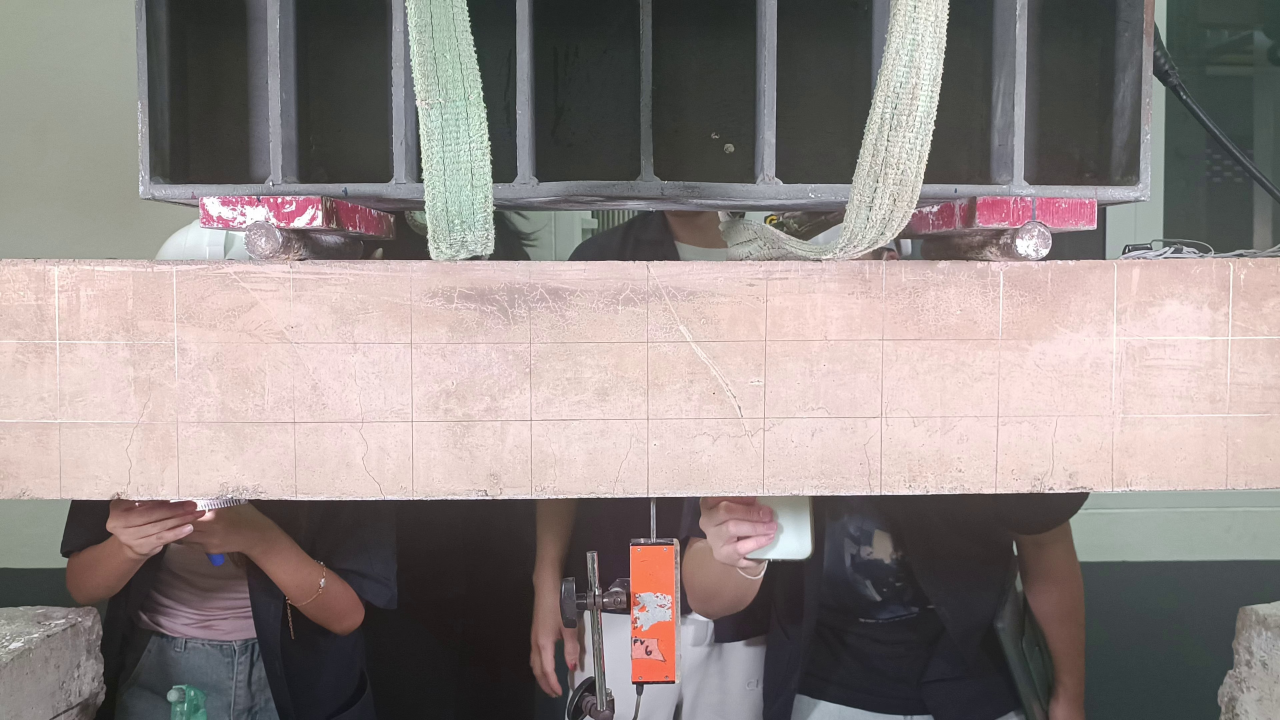
#> input picture code/images/frame_0013.jpg, 3840 x 2160 px (shown at 1/3 size)
$ python crack_seg_000.py
#> lines starting #> are read from the running program, lines starting #| are printed output that depends on the picture; after the words box and inside, x2 and y2 are one past the last pixel; in counts of white or black regions, pixels touching at a corner belong together
import cv2
import numpy as np
import matplotlib.pyplot as plt

# Load the image
image_path = '../images/frame_0013.jpg'
image = cv2.imread(image_path)
#> image is the input picture: shape (2160, 3840, 3); mean B, G, R 131.4, 133.8, 143.1
height, width, _ = image.shape
#> height = 2160; width = 3840

# Define the bounding box coordinates
points = [(0, 775), (3833, 775), (3833, 1496), (0, 1496)]
pts = np.array(points, np.int32).reshape((-1, 1, 2))

# Create a mask for the bounding box
mask = np.zeros_like(image)
cv2.fillPoly(mask, [pts], (255, 255, 255))
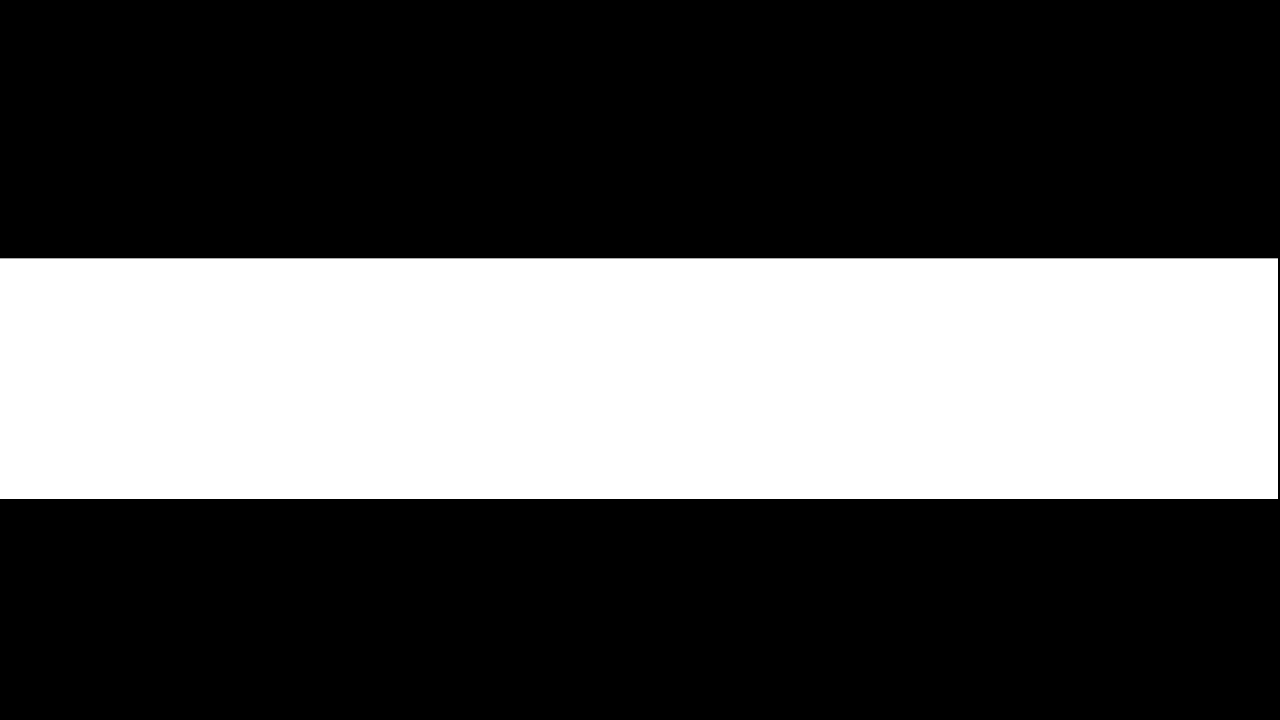
#> mask: shape (2160, 3840, 3) (shown at 1/3 size); 33.4% white; 1 white region, box (x1, y1, x2, y2) and area: (0, 775, 3834, 1497) 2768148
masked_image = cv2.bitwise_and(image, mask)

# Convert to grayscale and apply adaptive thresholding
gray = cv2.cvtColor(masked_image, cv2.COLOR_BGR2GRAY)
thresh = cv2.adaptiveThreshold(gray, 255, cv2.ADAPTIVE_THRESH_GAUSSIAN_C,
                               cv2.THRESH_BINARY_INV, 11, 2)
#> thresh: shape (2160, 3840); 10.1% white in thin lines or dots, all inside (x1, y1, x2, y2) = (0, 770, 3839, 1502)

# Morphological operations to enhance cracks
kernel = np.ones((3, 3), np.uint8)
closing = cv2.morphologyEx(thresh, cv2.MORPH_CLOSE, kernel, iterations=2)
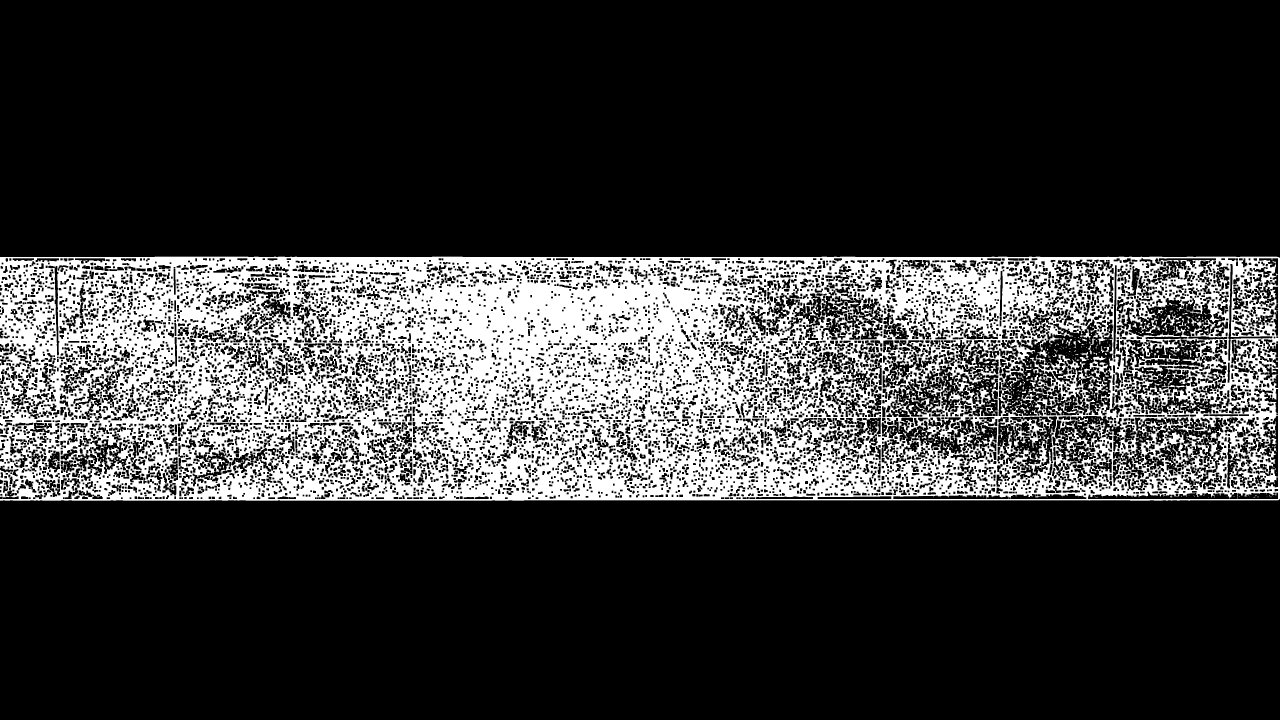
#> closing: shape (2160, 3840) (shown at 1/3 size); 21.9% white; 857 white regions (698 under 20 px), largest, box (x1, y1, x2, y2) and area: (0, 770, 3840, 1502) 1805353, (3268, 1069, 3327, 1133) 1387, (316, 1342, 356, 1402) 798

# Edge detection
edges = cv2.Canny(closing, 50, 150)
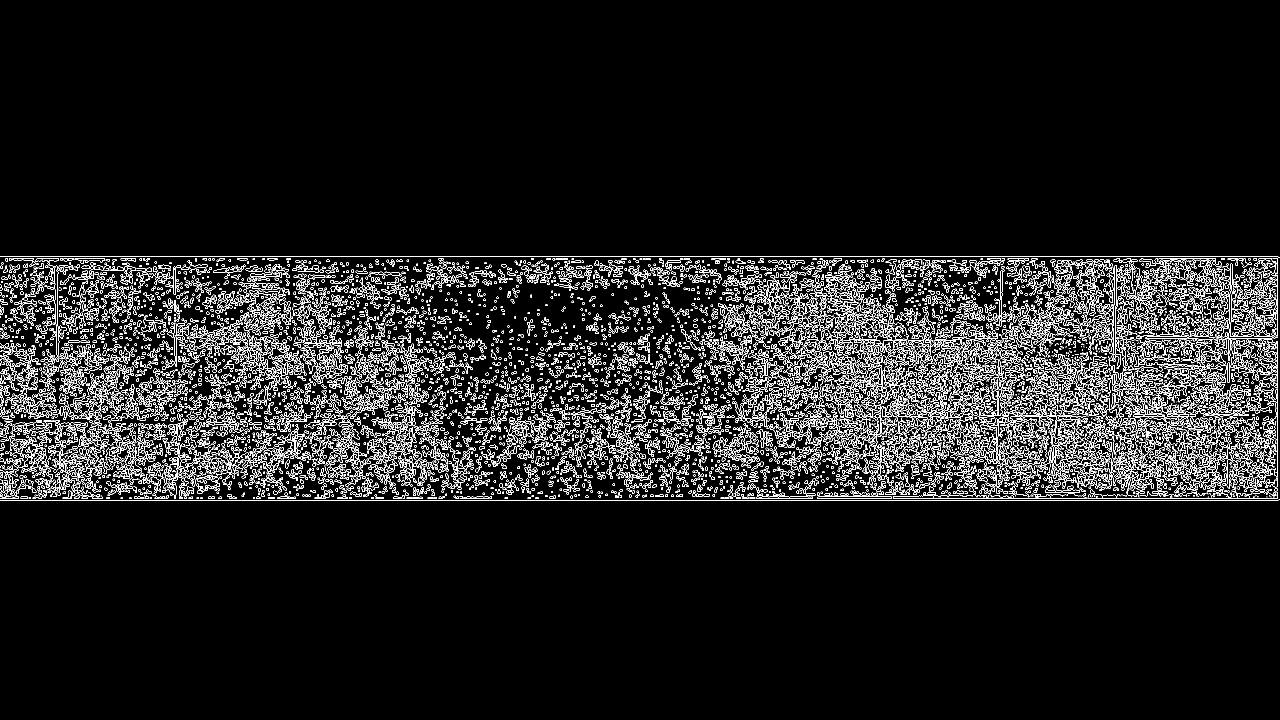
#> edges: shape (2160, 3840) (shown at 1/3 size); 4.5% white in thin lines or dots, all inside (x1, y1, x2, y2) = (0, 769, 3840, 1502)

# Find contours and filter them
contours, _ = cv2.findContours(edges, cv2.RETR_EXTERNAL, cv2.CHAIN_APPROX_SIMPLE)
#> contours = 13292 contours, 7370 with area under 20; largest, box (x1, y1, x2, y2) and area: (2452, 1488, 2674, 1497) 1459, (2998, 812, 3008, 960) 849, (3759, 800, 3814, 833) 656, (3505, 1154, 3561, 1186) 540, (3227, 778, 3268, 802) 476
base_line_y = 1496

for contour in contours:
    x, y, w, h = cv2.boundingRect(contour)
    aspect_ratio = float(w) / h
    if 0.1 < aspect_ratio < 10.0 and y + h < base_line_y - 10:
        cv2.drawContours(image, [contour], -1, (255, 0, 0), 2)
#> this loop made 13292 passes
#> (x, y, w, h, aspect_ratio) on passes 1, 3, 4: (0, 1497, 3840, 5, 768), (687, 1492, 7, 5, 1.4), (2248, 1491, 17, 6, 2.83)
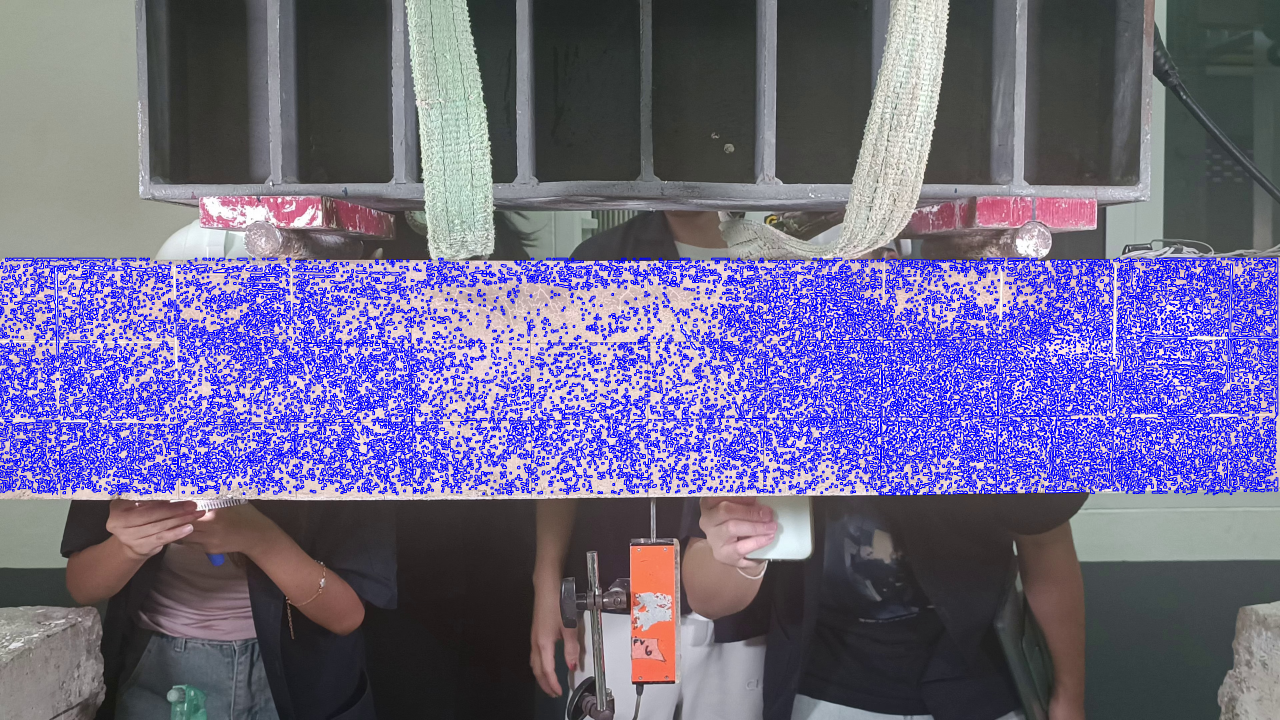
#> image: shape (2160, 3840, 3) (shown at 1/3 size); mean B, G, R 138, 103.3, 109.3

# Display results
plt.imshow(cv2.cvtColor(image, cv2.COLOR_BGR2RGB))
plt.axis('off')
plt.show()

# Save the output image
cv2.imwrite('crack_segmentation_output.png', image)

$ run again, with code/images/frame_0000.jpg copied over code/images/frame_0013.jpg
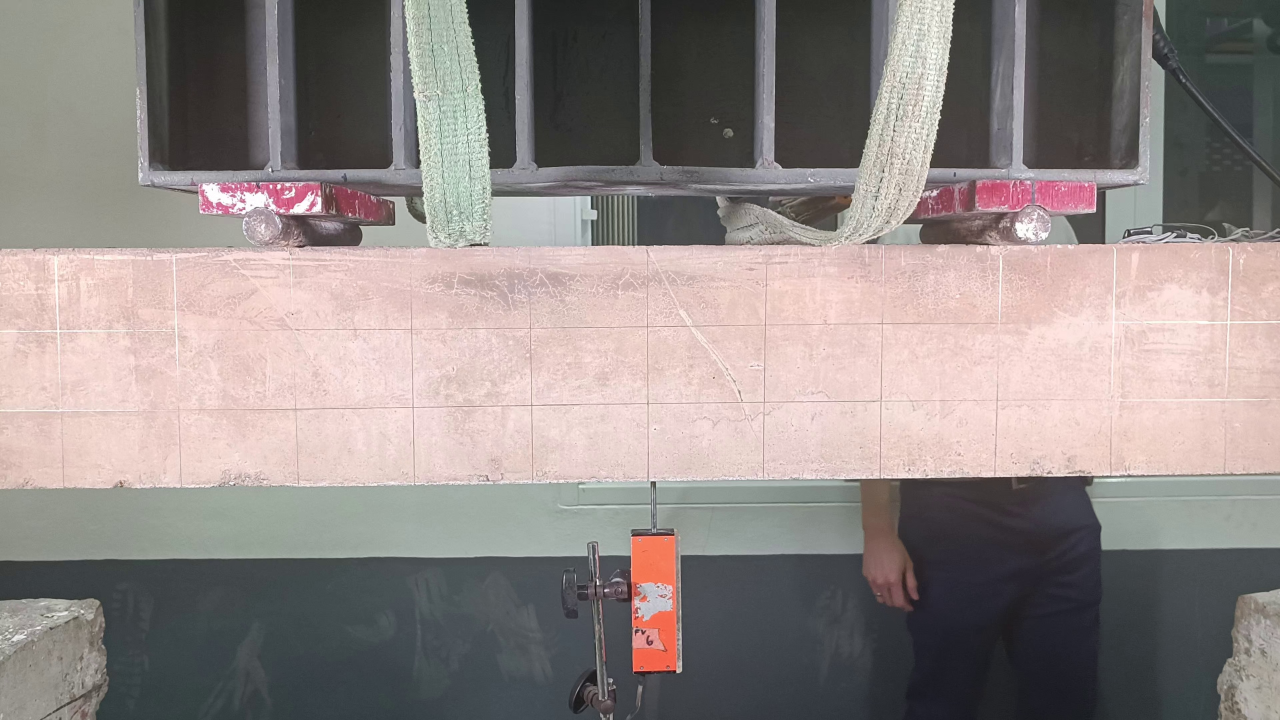
#> input picture code/images/frame_0000.jpg, 3840 x 2160 px (shown at 1/3 size)
#> image is the input picture: shape (2160, 3840, 3); mean B, G, R 133.5, 135.9, 144.7
#> mask: shape (2160, 3840, 3); 33.4% white; 1 white region, box (x1, y1, x2, y2) and area: (0, 775, 3834, 1497) 2768148
#> `thresh = cv2.adaptiveThreshold(gray, 255, cv2.ADAPTIVE_THRESH_GAUSSIAN..`:
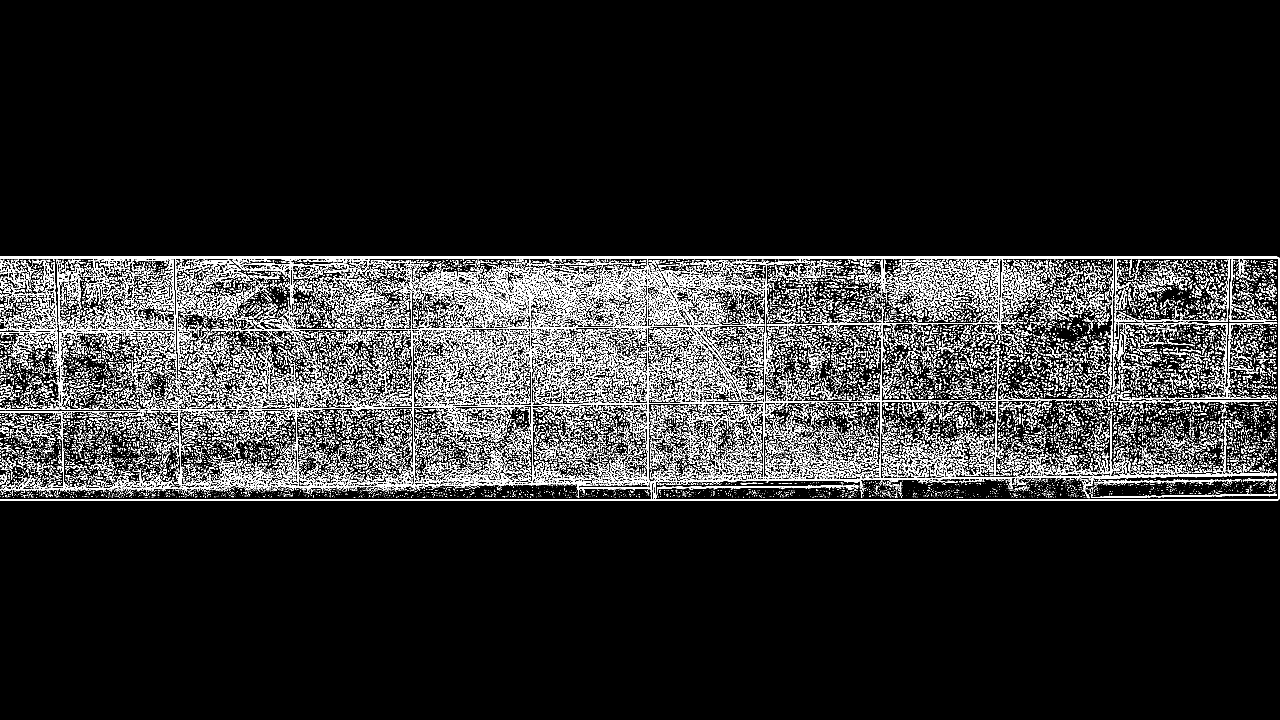
#> thresh: shape (2160, 3840) (shown at 1/3 size); 9.4% white; 35600 white regions (26448 under 20 px), largest, box (x1, y1, x2, y2) and area: (0, 770, 3839, 1502) 38538, (1947, 785, 3831, 1495) 21003, (465, 778, 2069, 1472) 20586
#> closing: shape (2160, 3840); 19.3% white; 2159 white regions (1809 under 20 px), largest, box (x1, y1, x2, y2) and area: (0, 770, 3840, 1502) 1563333, (3072, 1040, 3132, 1112) 1059, (102, 1151, 158, 1196) 892
#> edges: shape (2160, 3840); 4.7% white in thin lines or dots, all inside (x1, y1, x2, y2) = (0, 769, 3840, 1502)
#> contours = 14281 contours, 9758 with area under 20; largest, box (x1, y1, x2, y2) and area: (3428, 1485, 3834, 1497) 3162, (3683, 774, 3695, 949) 966, (3008, 774, 3317, 806) 965, (1735, 1454, 1827, 1463) 567, (2085, 774, 2208, 789) 558
#> the loop `for contour in contours:` made 14281 passes
#> (x, y, w, h, aspect_ratio) on passes 1, 2, 6: (0, 1497, 3840, 5, 768), (2440, 1492, 46, 5, 9.2), (3253, 1491, 8, 6, 1.33)
#> after the loop `for contour in contours:`:
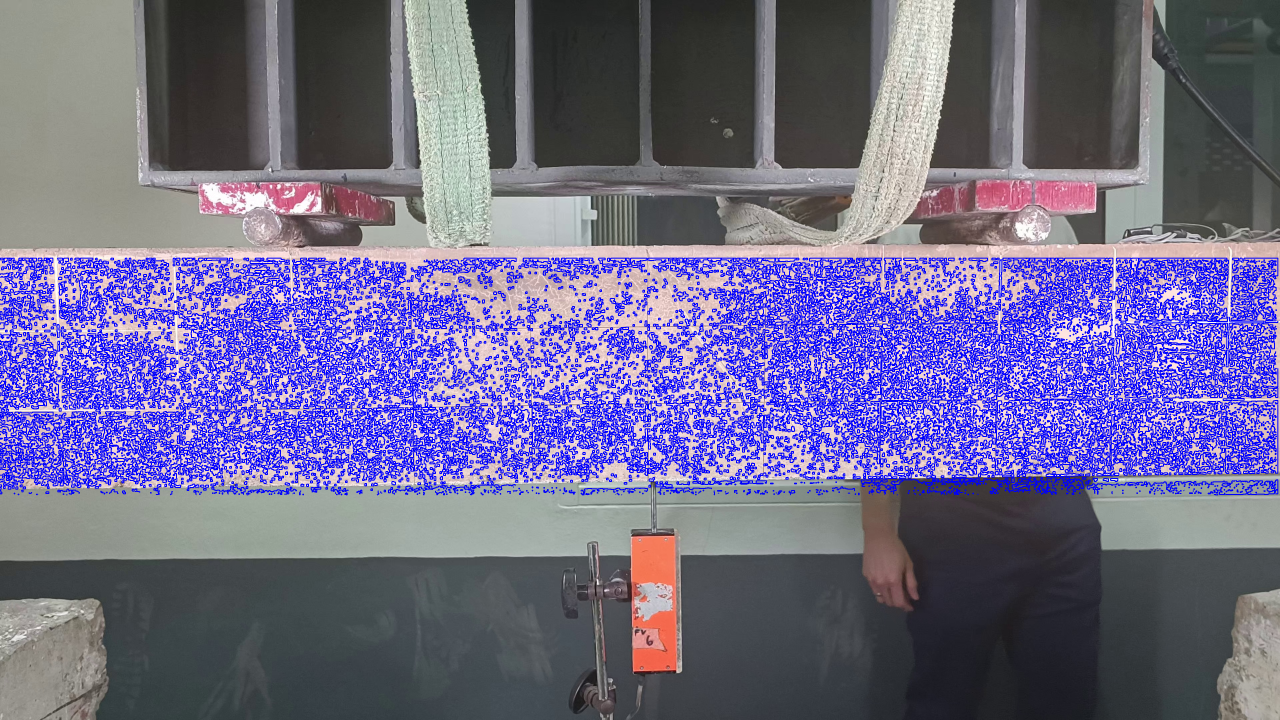
#> image: shape (2160, 3840, 3) (shown at 1/3 size); mean B, G, R 141.3, 105.9, 110.8
